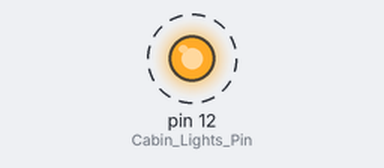
The sketch below on a simulated Arduino Uno, built with avr-gcc and run on an emulated ATmega328P. On the bench: output pins drawn as LEDs (lit = HIGH). Dashed ring = blinking.

Above: at 0.5 s.
Timing chart, 0 to 3.0 s (numbered marks = the images above):
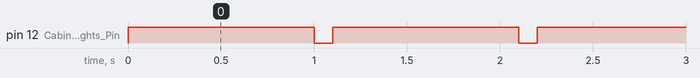

The sketch:

Day_2.ino
```cpp
/*
  Lost in Space Day 2 - It's really dark in here - LED

  modified 27 dec 2023
  by ShawKai
*/

#define Cabin_Lights_Pin 12


// the setup function runs once when you press reset or power the board
void setup() {
  // initialize digital pin as an output.
  pinMode(Cabin_Lights_Pin, OUTPUT);
}

// the loop function runs over and over again forever
void loop() {
  digitalWrite(Cabin_Lights_Pin, HIGH);   // turn the LED on (HIGH is the voltage level)
  delay(1000);                       // wait for a second
  digitalWrite(Cabin_Lights_Pin, LOW);    // turn the LED off by making the voltage LOW
  delay(100);                       // wait for 1/10th a second
}
```

Measured:
- by itself, pin 12 (Cabin_Lights_Pin): alternates HIGH for 1.0 s and LOW for 0.10 s
